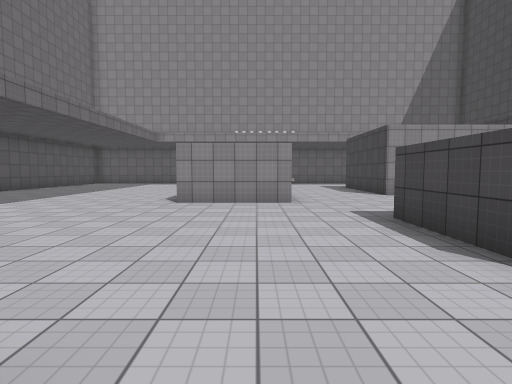
view 1 (above)

20 first-person views from a walk through a 3-D level made in the Unity game engine. The camera is 1.5 m above the floor, tilts 4° down and sees 80° across. The floor is counted in squares, 2 m on a side. Each view is taken from the middle of a square. On the plan, view 1 faces up. The plan holds only what a view shows up to about 10 squares ahead; the rest is blank. The place goes on beyond the plan. The player character is not drawn. Surface patterns are stand-ins for the level's own textures.

view 2
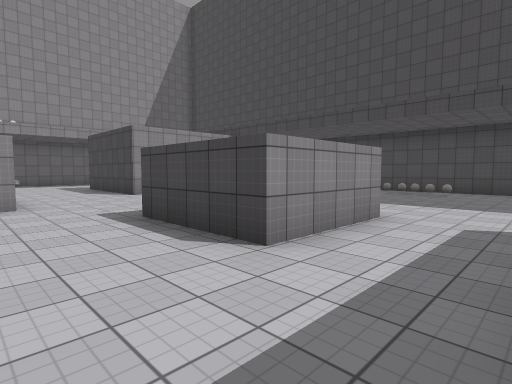

view 3
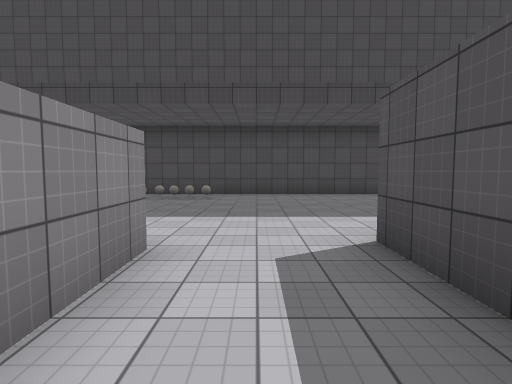

view 4
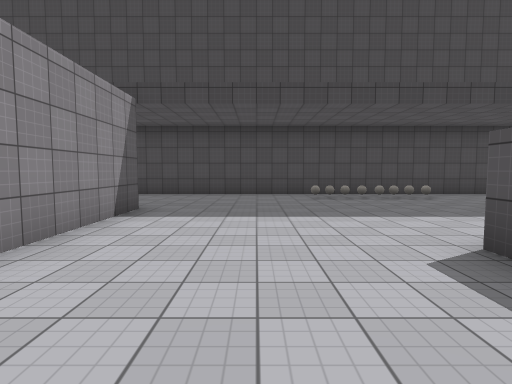

view 5
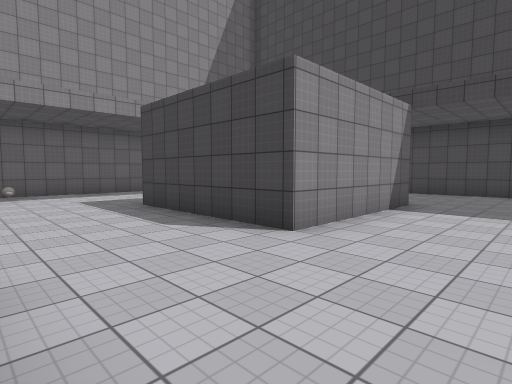

view 6
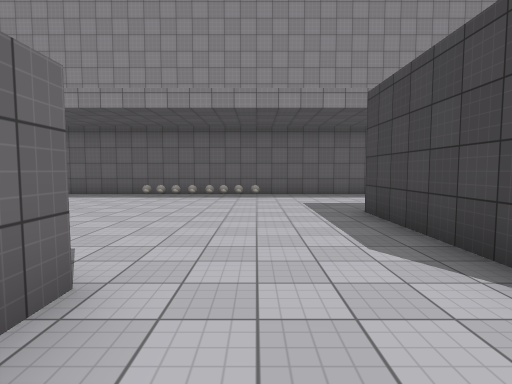

view 7
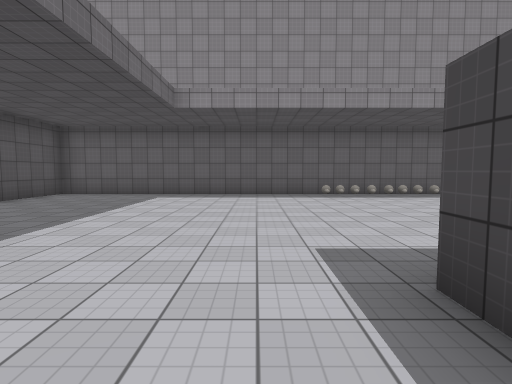

view 8
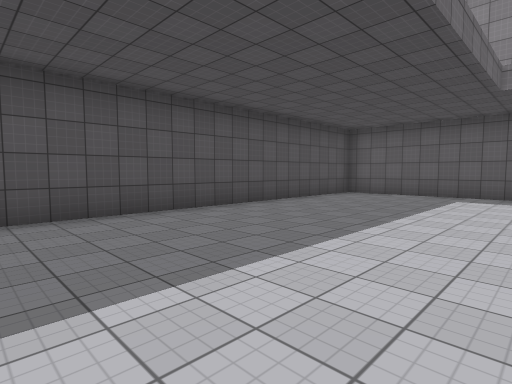

view 9
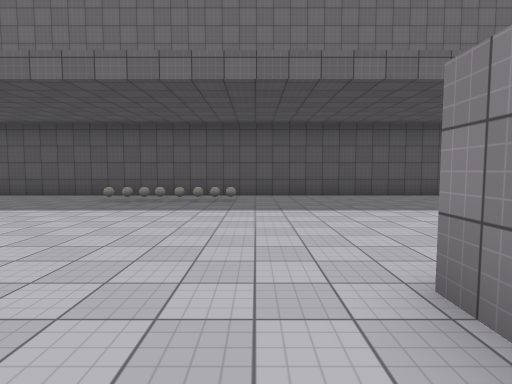

view 10
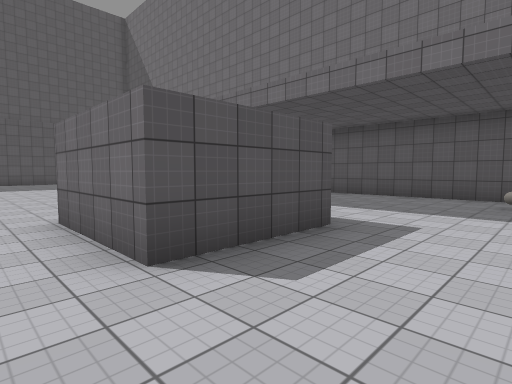

view 11
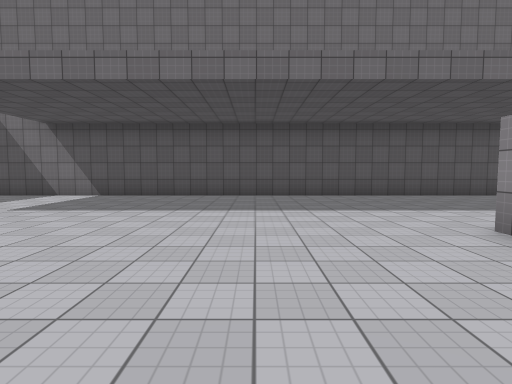

view 12
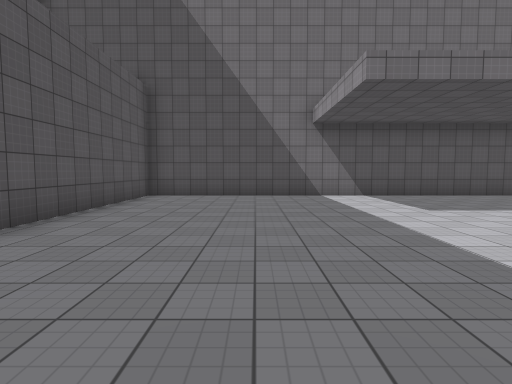

view 13
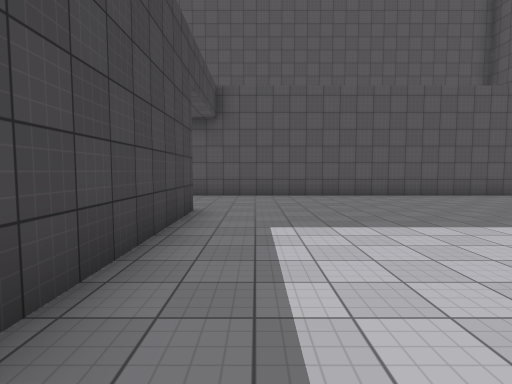

view 14
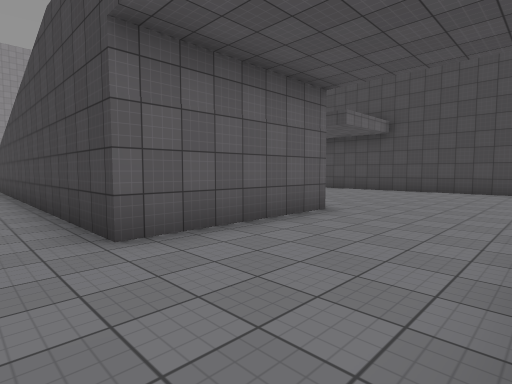

view 15
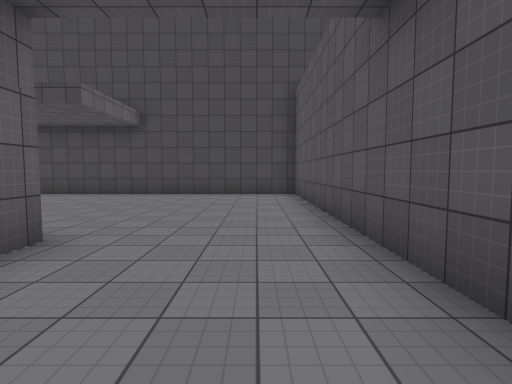

view 16
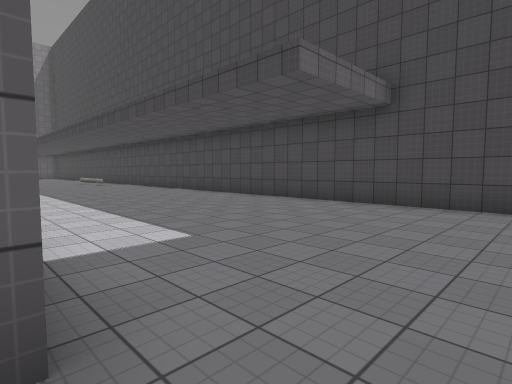

view 17
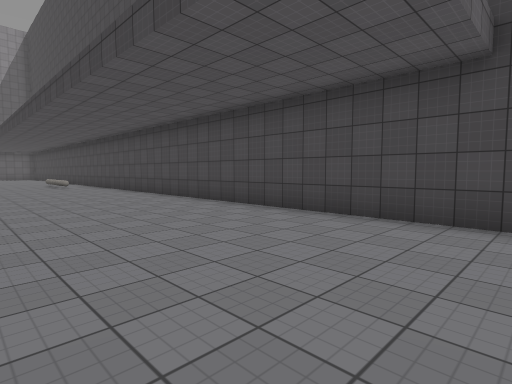

view 18
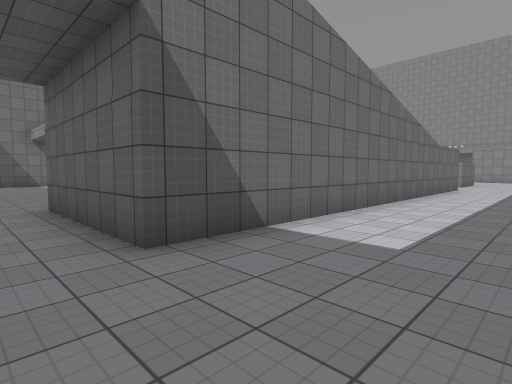

view 19
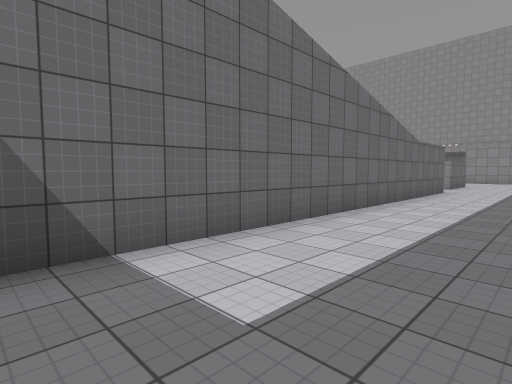

view 20
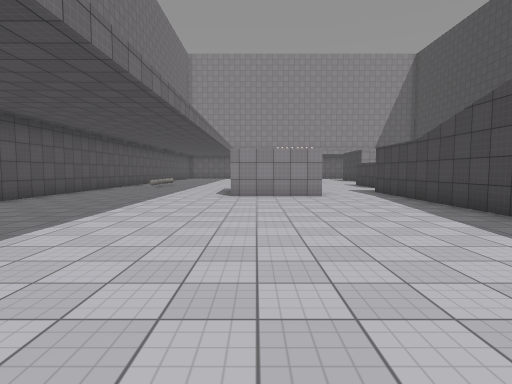

### Floor plan
Points are (right, up) in squares from view 1. A wall is a line through its corners. A room is listed if a view was taken in it or the views show most of it. See-through windows are left out.
Room 1 (views 1, 2, 3, 4, 5, 6, 7, 8, 9, 10, 11, 12, 13, 14, 15, 16, 17, 18, 19, 20)
walls: (3.5, -0.3) (5.2, -0.3); (5, 2) (2.2, 2) (2.2, 4.9); (5.2, -0.6) (5.2, -12.7) (1.2, -12.7) (1.2, -1); (-3.8, 0.7) (-1.1, 0.7) (-1.1, -2) (-3.8, -2); (4.5, 4.8) (5, 4.8); (0.9, 7.1) (-1.9, 7.1); (-1.9, 9.2) (-1.9, 10); (0.8, 10) (0.8, 9.2); (8.1, 9.3) (4, 9.3) (4, 13.6); (5.6, 17.9) (-9.3, 17.9) (-9.3, -16.3) (11.8, -16.3) (11.8, 10.9)
objects: other object (-8, 2); other object (-8, 3); other object (-8, 4); other object (-8, 5); other object (-1, 17); other object (0, 16); other object (0, 17); other object (1, 17); other object (2, 17); other object (10, 2); other object (10, 3); other object (10, 4); other object (10, 5)

Positions as (right, up) in squares from view 1, and headings:
1: (0, 0), facing up
2: (0, 0), facing up-right
3: (2, 1), facing right
4: (2, 7), facing right
5: (1, 7), facing up-right
6: (2, 8), facing up
7: (-3, 8), facing up
8: (-4, 8), facing up-left
9: (0, 6), facing left
10: (0, 3), facing down-left
11: (0, -5), facing left
12: (0, -13), facing left
13: (0, -7), facing down
14: (0, -16), facing up-right
15: (2, -15), facing right
16: (5, -14), facing up-right
17: (7, -12), facing up-right
18: (8, -14), facing up-left
19: (8, -12), facing up-left
20: (-3, -11), facing up
